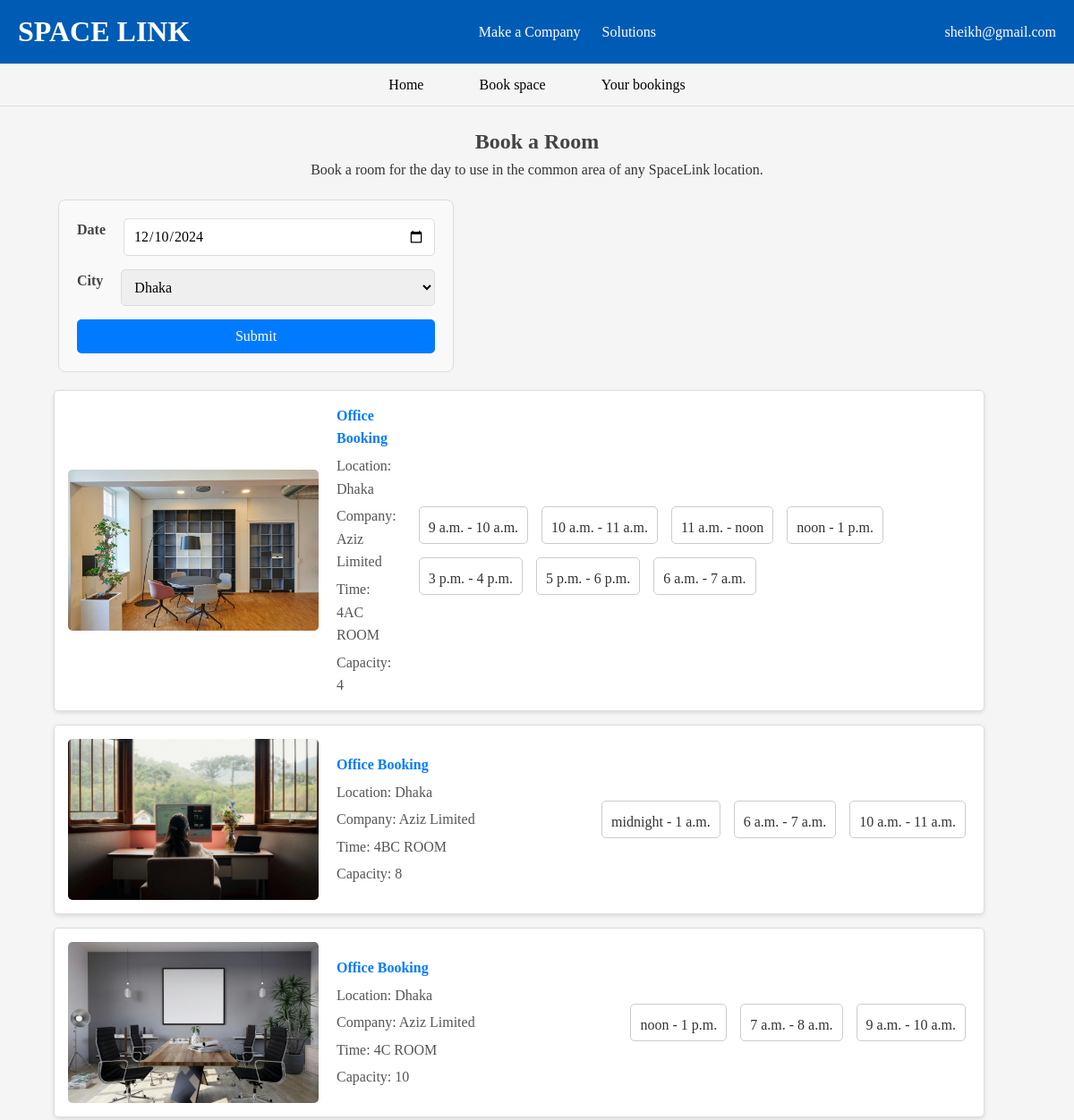
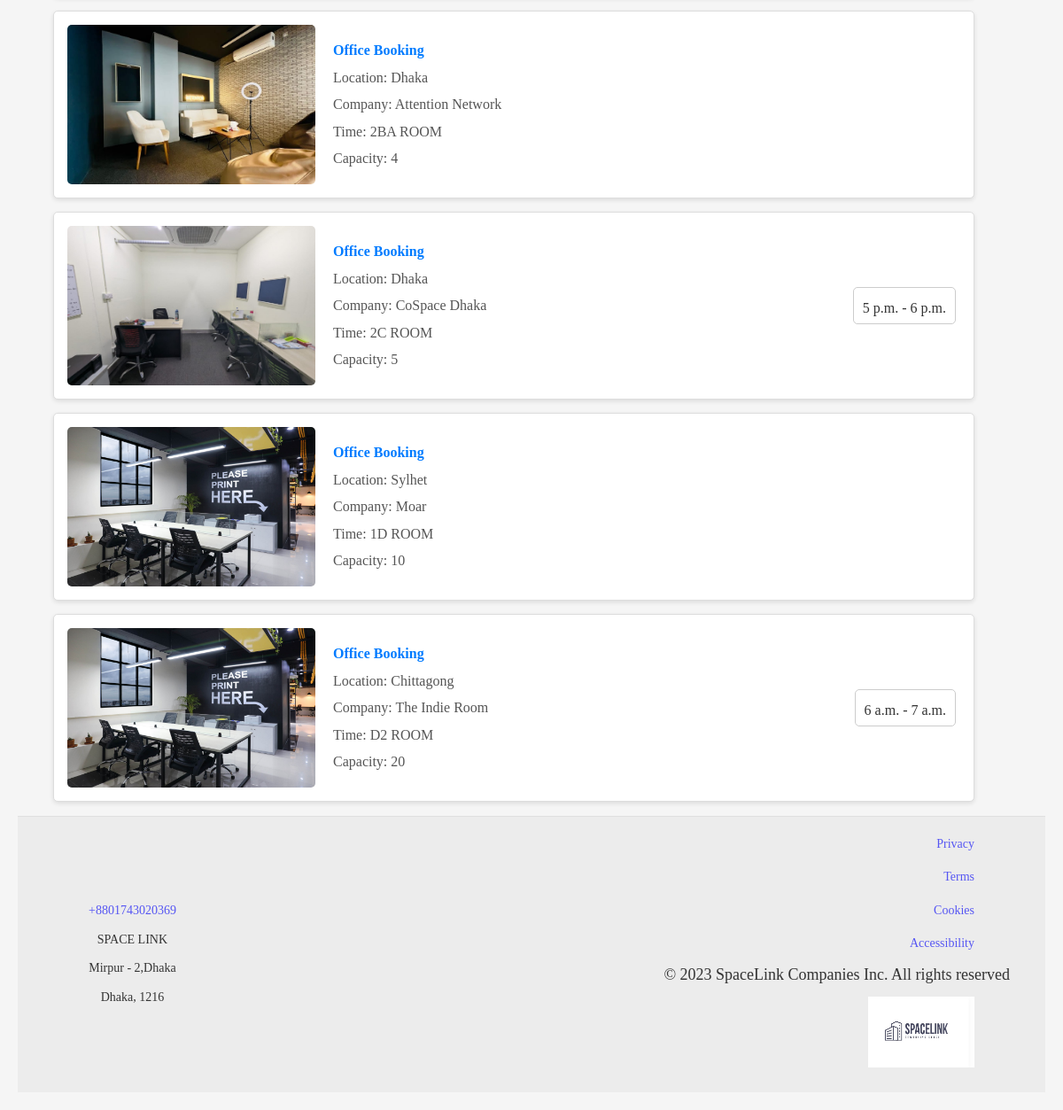
The app's page /room/ (signed in) with its own data (2 pictures, top to bottom).
### Account/models.py (models this page shows, shortened)
class User(AbstractUser, PermissionsMixin):
    CUSTOMER = 'customer'
    COMPANY_ADMIN = 'company_admin'
    company = models.ForeignKey(
        Company,
        on_delete=models.SET_NULL,
        null=True,
        blank=True,
        related_name='admins',
        help_text="The company the user is associated with if they are an admin."
    )
    ROLE_CHOICES = [
        (CUSTOMER, 'Customer'),
        (COMPANY_ADMIN, 'Company Admin'),
    ]
    email = models.EmailField(unique=True)
    role = models.CharField(
        max_length=20,
        choices=ROLE_CHOICES,
        default=CUSTOMER,
    )
    username = None  # Explicitly remove username
    USERNAME_FIELD = 'email'
    REQUIRED_FIELDS = []
    groups = models.ManyToManyField(
        Group,
        related_name="custom_user_set",
        blank=True
    )
    user_permissions = models.ManyToManyField(
        Permission,
        related_name="custom_user_permissions_set",
        blank=True
    )
    objects = CustomUserManager()

### Office/models.py (models this page shows, shortened)
class Room(models.Model):
    room_name = models.CharField(max_length=200)
    company=models.ForeignKey(Company,on_delete=models.CASCADE)
    capacity = models.IntegerField(default=0)
    amenities = models.ManyToManyField(OfficeAmenities)
    image = models.ImageField(upload_to='room_images/')

class TimeSlot(models.Model):
    Room=models.ForeignKey(Room,on_delete=models.CASCADE,null=True)
    start_time = models.TimeField()
    end_time = models.TimeField()
    price = models.DecimalField(max_digits=6,decimal_places=2)
    is_booked = models.BooleanField(default=False)

### Company/models.py (models this page shows, shortened)
class Company(models.Model):
    name = models.CharField(max_length=100)
    Location = models.ForeignKey(Location,on_delete=models.CASCADE)
    Company_number = models.CharField(max_length=11,null=True)
    About = models.TextField(blank=True)
    website = models.URLField(blank=True)
    company_mail = models.EmailField(null=True)
    ratings =models.IntegerField(null=True,default=0)
    amenites = models.ManyToManyField(OfficeAmenities)
    is_visible = models.BooleanField(default=False)
    latitude = models.FloatField(null=True)
    longitude = models.FloatField(null=True)

class Location(models.Model):
    name = models.CharField(max_length=255)
    embed_map_url = models.URLField(blank=True, null=True)  # Field to store the embedded map URL
    def __str__(self):
        return self.name

### Core/views.py (the view)
# urls.py: path('room/',room, name='room'),
def room(request):
     rooms = Room.objects.all()
     city = request.GET.get('city')
     locations = Location.objects.all()
     if city:
          rooms = rooms.filter(company__Location__name=city)  # Using `__in` for the Location fil
     for room in rooms:
        room.slots = room.timeslot_set.all()
     return render(request, 'room.html', {'rooms': rooms,'locations': locations, 'city': city})

### Account/authentication.py (called while the page is built)
    def get_user(self, user_id):
        try:
            return User.objects.get(pk=user_id)
        except User.DoesNotExist:
            return None

### Core/templates/room.html (shortened to what this page needs)
{% extends "home.html" %}
{% block content %}
<header>
  <nav>
    <ul class="navbar" style="display: flex; justify-content: center; align-items: center; background-color: transparent; list-style: none; margin: 0; padding: 10px 20px;">
      <li style="margin: 0 15px;">
        <a href="{% url 'index' %}" style="cursor: pointer; color: black; text-decoration: none; font-weight: 500; padding: 8px 16px; transition: color 0.3s, transform 0.3s;">Home</a>
      </li>
      <li style="margin: 0 15px; position: relative;">
        <a href="#" style="cursor: pointer; color: black; text-decoration: none; font-weight: 500; padding: 8px 16px; transition: color 0.3s, transform 0.3s;">Book space</a>
      </li>
      <li style="margin: 0 15px;">
        <a href="{% url 'list' %}" style="cursor: pointer; color: black; text-decoration: none; font-weight: 500; padding: 8px 16px; transition: color 0.3s, transform 0.3s;">Your bookings</a>
      </li>
    </ul>
  </nav>
</header>
<section class="booking-section">
  <h1>Book a Room</h1>
  <p>Book a room for the day to use in the common area of any SpaceLink location.</p>
  <form id="booking-form">
    <div class="form-group">
      <label for="date">Date</label>
      <input type="date" id="date" value="2024-12-10">
    </div>
    <div class="form-group">
      <label for="city">City</label>
      <select id="city" name="city">
        {% for location in locations %}
          <option value="{{ location.name }}" {% if location.name == location %}selected{% endif %}>{{ location.name }}</option>
        {% endfor %}
      </select>
    </div>
    <button type="submit">Submit</button>
  </form>
  <div class="list-container">
    <ul class="list">
      {% for office in rooms %}
      <li>
        <img src="{{ office.image.url }}" alt="Office Image">
        <div class="details">
          <span class="type">Office Booking</span>
          <span>Location: {{ office.company.Location }}</span>
          <span>Company: {{ office.company.name }}</span>
          <span>Time: {{ office.room_name }}</span>
          <span>Capacity: {{ office.capacity }}</span>
        </div>
        <div class="slots">
          {% for slot in office.slots %}
            <div class="slot {% if slot.is_booked %}booked{% else %}available{% endif %}"
                 title="{% if slot.is_booked %}Booked{% else %}Available{% endif %}"
                 data-slot-id="{{ slot.pk }}"
                 data-start="{{ slot.start_time }}"
                 data-end="{{ slot.end_time }}"
                 data-price="{{ slot.price }}">
              {{ slot.start_time }} - {{ slot.end_time }}
            </div>
          {% endfor %}
        </div>
      </li>
    {% endfor %}
    </ul>
  </div>
  {% endblock %}

### Core/templates/home.html (shortened to what this page needs)
<!DOCTYPE html>
<html lang="en">
<head>
  <link href="https://cdnjs.cloudflare.com/ajax/libs/font-awesome/6.4.0/css/all.min.css" rel="stylesheet">
{% load static %}
{% block stylesheet %}
<link rel="stylesheet" href="{% static 'css/style.css' %}">
{% endblock %}
</head>
<body>
  <header>
    <div class="navbar">
      <div class="logo"><a href="{% url 'home' %}">SPACE LINK</a></div>
      <nav>
        <a href="{% url 'company' %}">Make a Company</a>
        <a href="{% url 'solution' %}">Solutions</a>
      </nav>
      <div class="actions">
        {% if user.is_authenticated %}
            <span class="username">{{ user.email }}</span>
        {% endif %}
    </div>
    </div>
  </header>
  {% block content %}{% endblock %}
    <footer class="footer">
      <div class="footer-left">
          <p><a href="tel:+8801743020369" class="footer-link">+8801743020369</a></p>
          <p>SPACE LINK</p>
          <p>Mirpur - 2,Dhaka</p>
          <p>Dhaka, 1216</p>
      </div>
      <div class="footer-right">
          <div class="footer-links">
              <a href="#" class="footer-link">Privacy</a>
              <a href="#" class="footer-link">Terms</a>
              <a href="#" class="footer-link">Cookies</a>
              <a href="#" class="footer-link">Accessibility</a>
          </div>
          <p>© 2023 SpaceLink Companies Inc. All rights reserved</p>
          <div class="footer-logo">
            <img src="{% static 'images/logo3.jpg' %}" alt="WeWork Logo" />
        </div>
      </div>
  </footer>
</body>
</html>

### Core/static/css/style.css (style rules this page uses)
body, h1, h2, p, a, button, input, select { margin: 0; padding: 0; font-family: "Radley", serif; font-optical-sizing: auto; box-sizing: border-box; }
body { line-height: 1.6; background-color: #f5f5f5; color: #333333; }
.navbar { display: flex; justify-content: space-between; align-items: center; padding: 10px 20px; background-color: #005bb5; border-bottom: 1px solid #ddd; }
.navbar .logo { font-size: 2rem; font-weight: 900; color: #ffffff; }
.navbar .logo a { list-style-type: none; text-decoration: none; color: white !important; }
.navbar nav a { margin: 0 10px; text-decoration: none; color: #ffffff; }
.actions { color: #ffffff; }
.form-group { display: flex; gap: 20px; }
.form-group input, .form-group select { flex: 1; padding: 10px; border: 1px solid #ccc; border-radius: 4px; font-size: 1rem; }
.footer { display: flex; justify-content: space-between; align-items: center; background-color: #ececec; border-top: 1px solid #e0e0e0; }
.footer-left, .footer-right { font-size: 14px; color: #333333; margin: 10px 40px; }
.footer-left p { margin: 10px 40px; }
.footer-right p { font-size: 18px; }
.footer-link { color: #5656f3; text-decoration: none; }
.footer-right { text-align: right; }
.footer-links { display: flex; flex-direction: column; gap: 15px; margin: 10px 40px; }
.footer-logo img { width: 120px; height: 80px; margin: 10px 40px; }

### Core/templates/room.html (style rules this page uses)
.booking-section { padding: 20px; }
h1 { text-align: center; color: #444; }
p { text-align: center; }
.list li { background-color: #fff; border: 1px solid #ddd; border-radius: 5px; padding: 15px; margin-bottom: 15px; box-shadow: 0 2px 5px rgba(0, 0, 0, 0.1); display: flex; align-items: center; gap: 20px; width: 90%; }
.list li img { flex-shrink: 0; width: 280px; height: 180px; border-radius: 5px; object-fit: cover; }
.list li .details { flex: 1; display: flex; flex-direction: column; gap: 5px; }
.list li .details span { font-size: 1rem; color: #555; }
.list li .details span.type { font-weight: bold; color: #007BFF; }
button { padding: 10px 20px; background-color: #28a745; color: white; border: none; border-radius: 5px; font-size: 16px; cursor: pointer; }
.slots { display: flex; flex-wrap: wrap; gap: 5px; margin-top: 0px; }
.slot { padding: 10px; margin: 5px; height: 20px; align-self: center; border: 1px solid #ccc; border-radius: 5px; cursor: pointer; text-align: center; }
#booking-form { margin: 20px 45px; padding: 20px; border: 1px solid #ddd; border-radius: 8px; background-color: #f9f9f9; max-width: 400px; }
#booking-form .form-group { margin-bottom: 15px; }
#booking-form label { display: block; font-weight: bold; margin-bottom: 5px; color: #444; }
#booking-form input[type="date"], #booking-form select { width: 100%; padding: 10px; border: 1px solid #ddd; border-radius: 5px; font-size: 1rem; }
#booking-form button { padding: 10px 20px; background-color: #007BFF; color: white; font-size: 1rem; border: none; border-radius: 5px; cursor: pointer; transition: background-color 0.3s; width: 100%; }

### records on screen
User: email "sheikh@gmail.com"
Room: image (picture), company.Location "Dhaka", company.name "Aziz Limited", room_name "4AC ROOM", capacity "4"
TimeSlot: start_time "9 a.m.", end_time "10 a.m."
TimeSlot: start_time "10 a.m.", end_time "11 a.m."
TimeSlot: start_time "11 a.m.", end_time "noon"
TimeSlot: start_time "noon", end_time "1 p.m."
TimeSlot: start_time "3 p.m.", end_time "4 p.m."
TimeSlot: start_time "5 p.m.", end_time "6 p.m."
TimeSlot: start_time "6 a.m.", end_time "7 a.m."
Room: image (picture), company.Location "Dhaka", company.name "Aziz Limited", room_name "4BC ROOM", capacity "8"
TimeSlot: start_time "midnight", end_time "1 a.m."
TimeSlot: start_time "6 a.m.", end_time "7 a.m."
TimeSlot: start_time "10 a.m.", end_time "11 a.m."
Room: image (picture), company.Location "Dhaka", company.name "Aziz Limited", room_name "4C ROOM", capacity "10"
TimeSlot: start_time "noon", end_time "1 p.m."
TimeSlot: start_time "7 a.m.", end_time "8 a.m."
TimeSlot: start_time "9 a.m.", end_time "10 a.m."
Room: image (picture), company.Location "Dhaka", company.name "Attention Network", room_name "2BA ROOM", capacity "4"
Room: image (picture), company.Location "Dhaka", company.name "CoSpace Dhaka", room_name "2C ROOM", capacity "5"
TimeSlot: start_time "5 p.m.", end_time "6 p.m."
Room: image (picture), company.Location "Sylhet", company.name "Moar", room_name "1D ROOM", capacity "10"
Room: image (picture), company.Location "Chittagong", company.name "The Indie Room", room_name "D2 ROOM", capacity "20"
TimeSlot: start_time "6 a.m.", end_time "7 a.m."

### other values on screen
form field city "Dhaka"
